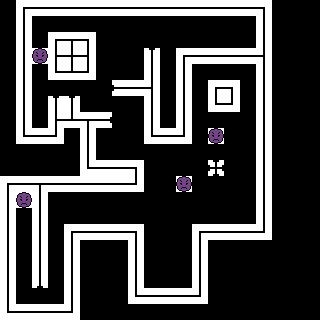

A level layout from a 2D game, rendered from its tile map. Below: a short description, then the map file with tile-grid data replaced by summaries:
An orthogonal 20x20 tile map with 16x16 px tiles, 2 tile layers (Map, Enemies), 1 hidden layer not drawn and 4 objects (3x Enemy1).

<map version="1.0" orientation="orthogonal" renderorder="right-down" width="20" height="20" tilewidth="16" tileheight="16" nextobjectid="19">
 <tileset firstgid="1" name="Tilesheet" tilewidth="16" tileheight="16" tilecount="256" columns="16">
  <image source="../Sprites/Tilesheet.png" width="256" height="256" />
  <tile id="0">
   <properties>
    <property name="Name" value="StraightWall" />
    <property name="Rotation" value="0" />
   </properties>
  </tile>
  <tile id="1">
   <properties>
    <property name="Name" value="StraightWall" />
    <property name="Rotation" value="90" />
   </properties>
  </tile>
  <tile id="2">
   <properties>
    <property name="Name" value="Floor" />
   </properties>
  </tile>
  <tile id="5">
   <properties>
    <property name="Enemy" value="10" />
    <property name="Height" value="2" />
    <property name="Name" value="Enemy1" />
   </properties>
  </tile>
  <tile id="16">
   <properties>
    <property name="Name" value="StraightEndWall" />
    <property name="Rotation" value="0" />
   </properties>
  </tile>
  <tile id="17">
   <properties>
    <property name="Name" value="StraightEndWall" />
    <property name="Rotation" value="180" />
   </properties>
  </tile>
  <tile id="32">
   <properties>
    <property name="Name" value="StraightEndWall" />
    <property name="Rotation" value="270" />
   </properties>
  </tile>
  <tile id="33">
   <properties>
    <property name="Name" value="StraightEndWall" />
    <property name="Rotation" value="90" />
   </properties>
  </tile>
  <tile id="48">
   <properties>
    <property name="Name" value="CornerWall" />
    <property name="Rotation" value="90" />
   </properties>
  </tile>
  <tile id="49">
   <properties>
    <property name="Name" value="CornerWall" />
    <property name="Rotation" value="180" />
   </properties>
  </tile>
  <tile id="64">
   <properties>
    <property name="Name" value="CornerWall" />
    <property name="Rotation" value="0" />
   </properties>
  </tile>
  <tile id="65">
   <properties>
    <property name="Name" value="CornerWall" />
    <property name="Rotation" value="270" />
   </properties>
  </tile>
  <tile id="80">
   <properties>
    <property name="Name" value="PlusWall" />
   </properties>
  </tile>
  <tile id="81">
   <properties>
    <property name="Name" value="PlusEndWall" />
   </properties>
  </tile>
  <tile id="96">
   <properties>
    <property name="Name" value="TWall" />
    <property name="Rotation" value="0" />
   </properties>
  </tile>
  <tile id="97">
   <properties>
    <property name="Name" value="TWall" />
    <property name="Rotation" value="180" />
   </properties>
  </tile>
  <tile id="112">
   <properties>
    <property name="Name" value="TWall" />
    <property name="Rotation" value="270" />
   </properties>
  </tile>
  <tile id="113">
   <properties>
    <property name="Name" value="TWall" />
    <property name="Rotation" value="90" />
   </properties>
  </tile>
 </tileset>
 <layer name="Map" width="20" height="20">
  <properties>
   <property name="Combine" value="true" />
   <property name="Height" value="0" />
   <property name="Layer" value="Baked Lighting" />
   <property name="Static" value="true" />
  </properties>
  <data>[400 cells, 136 non-empty, 16 distinct tile ids]</data>
 </layer>
 <layer name="Floor" width="20" height="20" visible="0">
  <properties>
   <property name="Height" value="0" />
   <property name="Layer" value="Baked Lighting" />
   <property name="Static" value="true" />
  </properties>
  <data>[400 cells, 1 non-empty, 1 distinct tile ids]</data>
 </layer>
 <layer name="Enemies" width="20" height="20">
  <data>[400 cells, 4 non-empty, 1 distinct tile ids]</data>
 </layer>
 <objectgroup name="Objects">
  <object id="8" gid="6" x="113.333" y="58.6667" width="16" height="16" />
  <object id="13" name="Enemy1" gid="6" x="306.605" y="75.79" width="36.6667" height="16" rotation="-195.938">
   <properties>
    <property name="Height" value="2" />
   </properties>
  </object>
  <object id="17" name="Enemy1" gid="6" x="297.12" y="155.646" width="36.6667" height="42.321" rotation="48.5263">
   <properties>
    <property name="Height" value="2" />
   </properties>
  </object>
  <object id="18" name="Enemy1" gid="6" x="149.417" y="271.75" width="36.6667" height="16">
   <properties>
    <property name="Height" value="2" />
   </properties>
  </object>
 </objectgroup>
</map>
